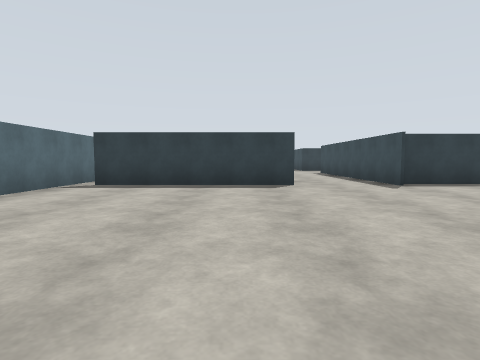
View 1 (above)

20 first-person views from a walk through a robot-simulator world made for Gazebo. The camera is 1.2 m above the floor, tilts 4° down and sees 80° across. The floor is counted in squares, 2.5 m on a side. Each view is taken from the middle of a square. On the plan, view 1 faces up. The plan holds only what a view shows up to about 9 squares ahead; the rest is blank. The place goes on beyond the plan. Gazebo's built-in surfaces are drawn with simple patterns.

View 2
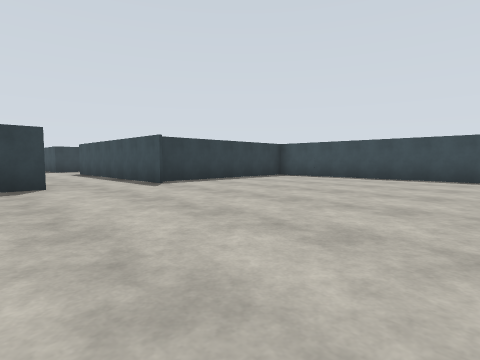

View 3
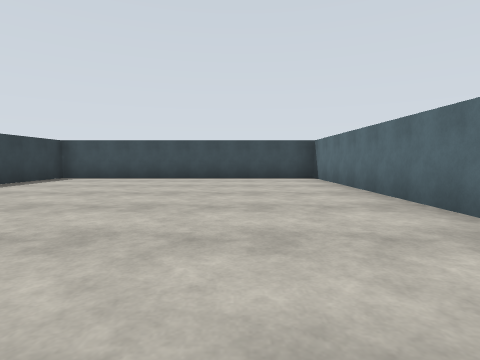

View 4
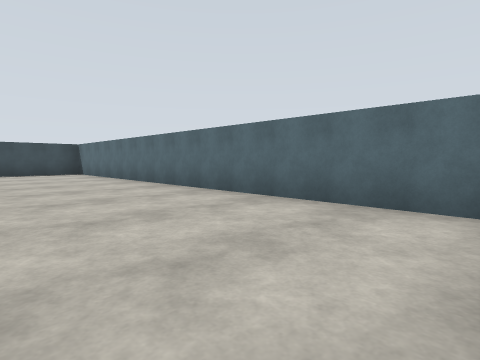

View 5
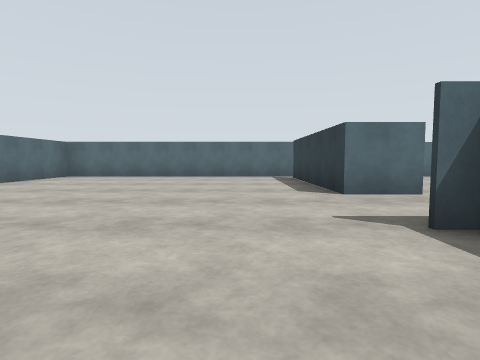

View 6
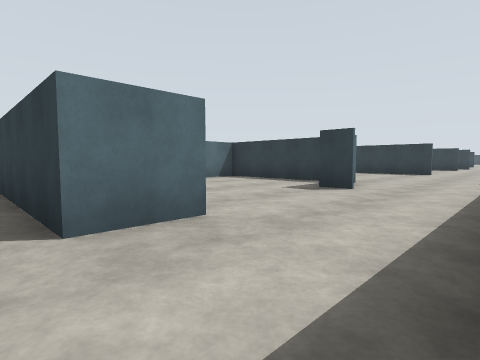

View 7
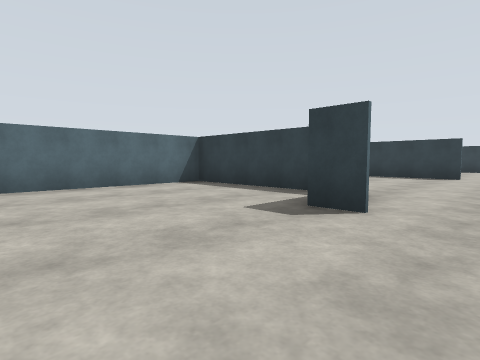

View 8
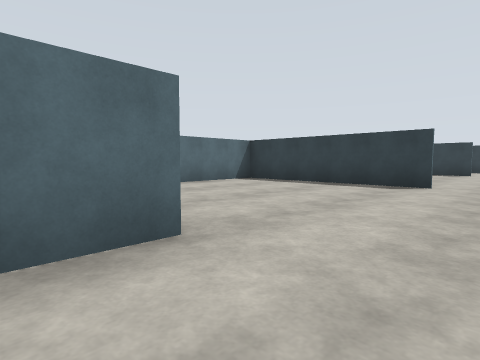

View 9
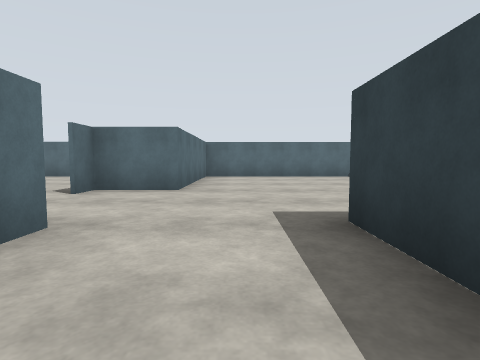

View 10
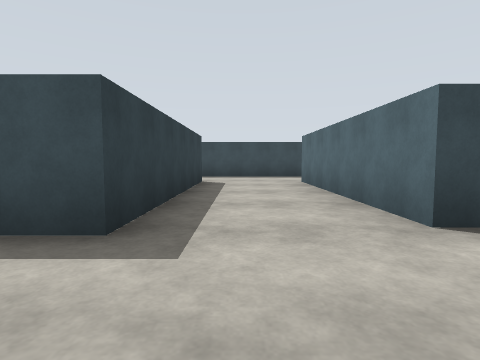

View 11
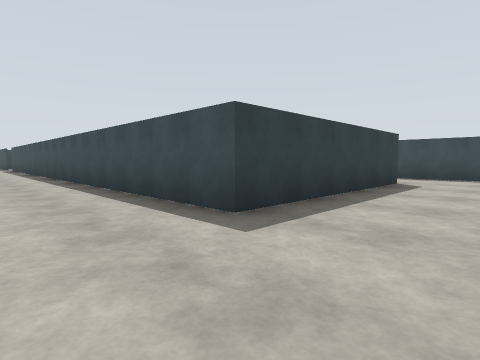

View 12
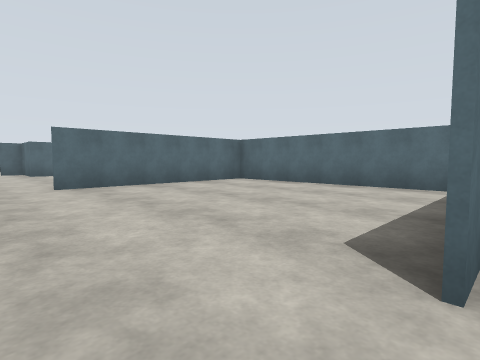

View 13
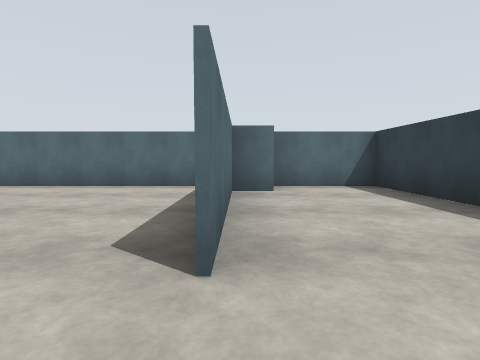

View 14
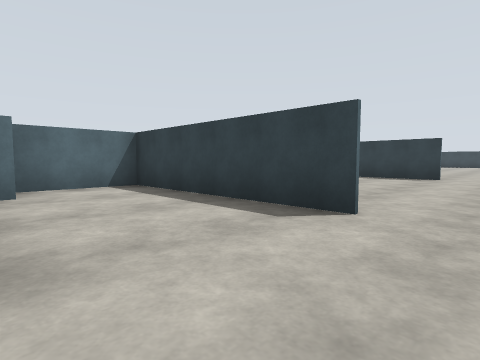

View 15
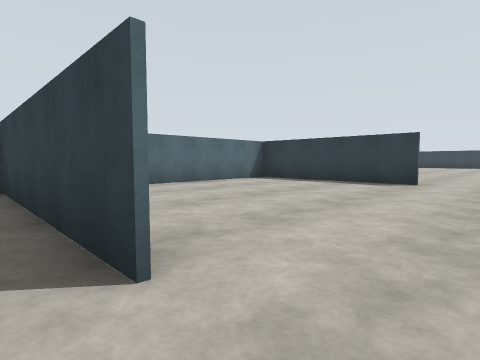

View 16
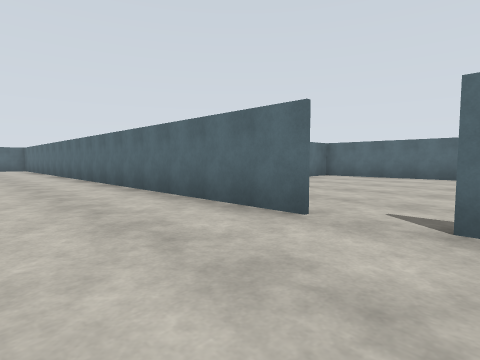

View 17
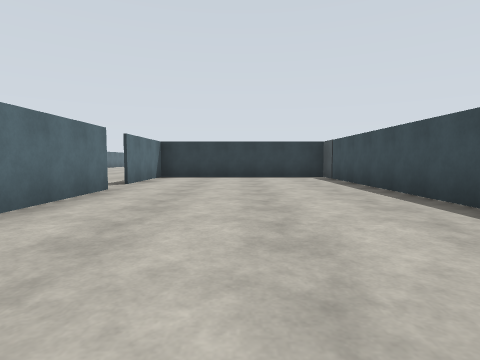

View 18
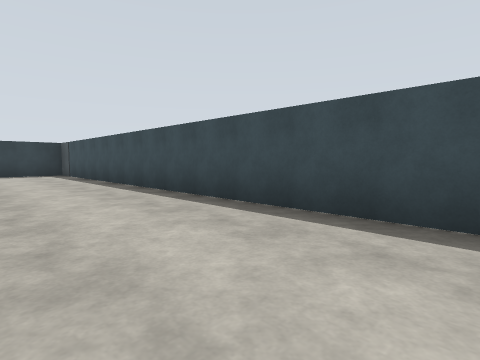

View 19
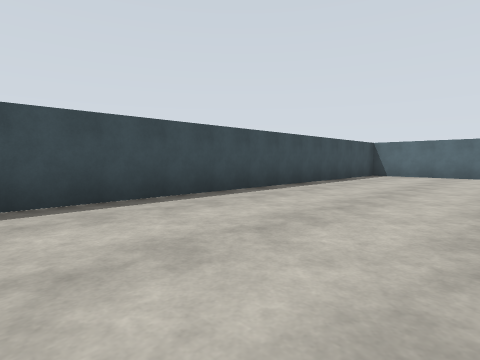

View 20
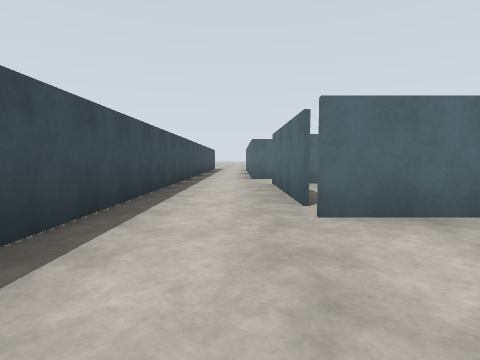

### Floor plan
Ten units are one square. View 1 is at (0, 0); x grows to the right and y downward. Boxes are objects, and circles mark ways between rooms. Rooms are numbered by the first view taken in them; rooms with no view inside come last. Other rooms are left out.
<svg viewBox="-39 -306 137 321">
<path fill="none" stroke="#000" d="M10 -54 -29 -54M-33 -45 -33 10 76 10 76 -57 31 -57 31 -52M10 -66 10 -54M10 -96 4 -96M-2 -110 -34 -110M5 -110 5 -97 10 -97M-33 -110 -33 -45M30 -52 30 -106M10 -157 -34 -157M30 -106 74 -106M-32 -110 5 -110M-33 -160 -33 -110M75 -128 28 -128 28 -165M10 -235 -34 -235M-20 -209 9 -209M28 -205 28 -220M-33 -230 -33 -210M28 -268 28 -174M48 -129 73 -129 74 -301 28 -301 28 -276M73 -101 73 -71M71 -58 77 -58M93 -41 93 -135M6 -292 -33 -292 -33 -230M-34 -235 -22 -235M9 -208 0 -208M-33 -210 -33 -160M-34 -157 10 -157M28 -165 28 -205"/>
<circle cx="-30" cy="-50" r="3" fill="#2a7"/>
<circle cx="20" cy="-60" r="3" fill="#2a7"/>
<circle cx="15" cy="-105" r="3" fill="#2a7"/>
<circle cx="70" cy="-120" r="3" fill="#2a7"/>
<circle cx="15" cy="-160" r="3" fill="#2a7"/>
<circle cx="15" cy="-230" r="3" fill="#2a7"/>
<circle cx="15" cy="-210" r="3" fill="#2a7"/>
<circle cx="30" cy="-270" r="3" fill="#2a7"/>
<text x="20" y="-20">1</text>
<text x="-10" y="-80">2</text>
<text x="10" y="-130">3</text>
<text x="0" y="-220">4</text>
<text x="50" y="-220">5</text>
<text x="80" y="-110">6</text>
<text x="0" y="-260">7</text>
<text x="-10" y="-190">8</text>
</svg>
Room 1 opens to room 2. Room 2 opens to room 3. Room 3 opens to room 6. Room 3 opens to room 8. Room 4 opens to room 7. Room 4 opens to room 8. Room 5 opens to room 7.

Where each view was taken, in squares from view 1:
view 1: 0 up, 0 right, facing up
view 2: 0 up, 0 right, facing up-right
view 3: 1 up, 0 right, facing right
view 4: 2 up, 3 left, facing down-right
view 5: 4 up, 5 right, facing left
view 6: 5 up, 3 right, facing up-left
view 7: 7 up, 2 right, facing up-left
view 8: 10 up, 2 right, facing up-left
view 9: 12 up, 5 right, facing left
view 10: 12 up, 1 right, facing right
view 11: 11 up, 1 right, facing up-right
view 12: 21 up, 2 right, facing down-left
view 13: 21 up, 2 right, facing left
view 14: 21 up, 2 right, facing up-left
view 15: 23 up, 2 right, facing up-left
view 16: 28 up, 5 right, facing down-left
view 17: 22 up, 5 right, facing up
view 18: 20 up, 5 right, facing up-right
view 19: 22 up, 4 right, facing down-right
view 20: 13 up, 8 right, facing down
